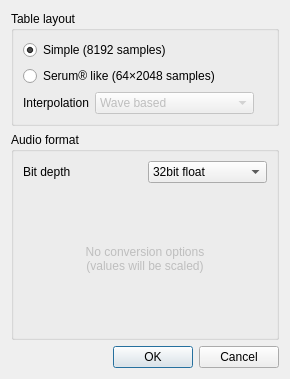
<?xml version="1.0" encoding="UTF-8"?>
<ui version="4.0">
 <class>Dialog</class>
 <widget class="QDialog" name="Dialog">
  <property name="geometry">
   <rect>
    <x>0</x>
    <y>0</y>
    <width>278</width>
    <height>379</height>
   </rect>
  </property>
  <property name="windowTitle">
   <string>Export to wave</string>
  </property>
  <layout class="QVBoxLayout" name="verticalLayout">
   <item>
    <widget class="QGroupBox" name="groupBox">
     <property name="title">
      <string>Table layout</string>
     </property>
     <layout class="QVBoxLayout" name="verticalLayout_2">
      <item>
       <widget class="QRadioButton" name="layoutSimple">
        <property name="text">
         <string>Simple (8192 samples)</string>
        </property>
        <property name="checked">
         <bool>true</bool>
        </property>
        <attribute name="buttonGroup">
         <string notr="true">layoutButtonGroup</string>
        </attribute>
       </widget>
      </item>
      <item>
       <widget class="QRadioButton" name="layoutSerum">
        <property name="text">
         <string>Serum® like (64×2048 samples)</string>
        </property>
        <attribute name="buttonGroup">
         <string notr="true">layoutButtonGroup</string>
        </attribute>
       </widget>
      </item>
      <item>
       <widget class="QWidget" name="serumWidget" native="true">
        <layout class="QHBoxLayout" name="horizontalLayout">
         <property name="margin">
          <number>0</number>
         </property>
         <item>
          <widget class="QLabel" name="label">
           <property name="sizePolicy">
            <sizepolicy hsizetype="Maximum" vsizetype="Preferred">
             <horstretch>0</horstretch>
             <verstretch>0</verstretch>
            </sizepolicy>
           </property>
           <property name="text">
            <string>Interpolation</string>
           </property>
          </widget>
         </item>
         <item>
          <widget class="QComboBox" name="serumCombo">
           <property name="enabled">
            <bool>false</bool>
           </property>
           <property name="currentIndex">
            <number>1</number>
           </property>
           <item>
            <property name="text">
             <string>None (repeated values)</string>
            </property>
            <property name="icon">
             <iconset theme="labplot-xy-smoothing-curve">
              <normaloff/>
             </iconset>
            </property>
           </item>
           <item>
            <property name="text">
             <string>Wave based</string>
            </property>
            <property name="icon">
             <iconset theme="labplot-xy-interpolation-curve">
              <normaloff/>
             </iconset>
            </property>
           </item>
           <item>
            <property name="text">
             <string>Table based</string>
            </property>
            <property name="icon">
             <iconset theme="labplot-xy-equation-curve">
              <normaloff/>
             </iconset>
            </property>
           </item>
          </widget>
         </item>
         <item>
          <widget class="QLabel" name="serumWhatLbl"/>
         </item>
        </layout>
       </widget>
      </item>
     </layout>
    </widget>
   </item>
   <item>
    <widget class="QGroupBox" name="groupBox_2">
     <property name="title">
      <string>Audio format</string>
     </property>
     <layout class="QGridLayout" name="gridLayout_2">
      <item row="0" column="0">
       <widget class="QLabel" name="label_2">
        <property name="text">
         <string>Bit depth</string>
        </property>
       </widget>
      </item>
      <item row="0" column="1">
       <widget class="QComboBox" name="bitCombo">
        <property name="currentIndex">
         <number>3</number>
        </property>
        <item>
         <property name="text">
          <string>16bit integer</string>
         </property>
        </item>
        <item>
         <property name="text">
          <string>24bit integer</string>
         </property>
        </item>
        <item>
         <property name="text">
          <string>32bit integer</string>
         </property>
        </item>
        <item>
         <property name="text">
          <string>32bit float</string>
         </property>
        </item>
       </widget>
      </item>
      <item row="4" column="0" colspan="2">
       <widget class="QStackedWidget" name="stackedWidget">
        <property name="currentIndex">
         <number>2</number>
        </property>
        <widget class="QWidget" name="s16i">
         <layout class="QGridLayout" name="gridLayout_3">
          <item row="2" column="0">
           <widget class="QRadioButton" name="s16iRound">
            <property name="text">
             <string>Round</string>
            </property>
            <property name="checked">
             <bool>true</bool>
            </property>
            <attribute name="buttonGroup">
             <string notr="true">s16iButtonGroup</string>
            </attribute>
           </widget>
          </item>
          <item row="3" column="0">
           <widget class="QRadioButton" name="s16iDecimateMax">
            <property name="text">
             <string>Decimate max</string>
            </property>
            <attribute name="buttonGroup">
             <string notr="true">s16iButtonGroup</string>
            </attribute>
           </widget>
          </item>
          <item row="3" column="1">
           <widget class="QLabel" name="clipLbl">
            <property name="enabled">
             <bool>false</bool>
            </property>
            <property name="text">
             <string>(no clipping detected)</string>
            </property>
           </widget>
          </item>
          <item row="4" column="0">
           <spacer name="verticalSpacer_4">
            <property name="orientation">
             <enum>Qt::Vertical</enum>
            </property>
            <property name="sizeHint" stdset="0">
             <size>
              <width>20</width>
              <height>0</height>
             </size>
            </property>
           </spacer>
          </item>
          <item row="0" column="0" colspan="2">
           <widget class="Line" name="line_2">
            <property name="orientation">
             <enum>Qt::Horizontal</enum>
            </property>
           </widget>
          </item>
          <item row="1" column="0" colspan="2">
           <widget class="QLabel" name="label_3">
            <property name="text">
             <string>Value conversion</string>
            </property>
            <property name="alignment">
             <set>Qt::AlignCenter</set>
            </property>
           </widget>
          </item>
         </layout>
        </widget>
        <widget class="QWidget" name="s24i">
         <layout class="QVBoxLayout" name="verticalLayout_3">
          <item>
           <widget class="Line" name="line">
            <property name="orientation">
             <enum>Qt::Horizontal</enum>
            </property>
           </widget>
          </item>
          <item>
           <widget class="QLabel" name="label_4">
            <property name="text">
             <string>Value conversion</string>
            </property>
            <property name="alignment">
             <set>Qt::AlignCenter</set>
            </property>
           </widget>
          </item>
          <item>
           <widget class="QRadioButton" name="s24iRound">
            <property name="text">
             <string>Round up</string>
            </property>
            <property name="checked">
             <bool>true</bool>
            </property>
            <attribute name="buttonGroup">
             <string notr="true">s24iButtonGroup</string>
            </attribute>
           </widget>
          </item>
          <item>
           <widget class="QRadioButton" name="s24iKeep">
            <property name="text">
             <string>Original values</string>
            </property>
            <attribute name="buttonGroup">
             <string notr="true">s24iButtonGroup</string>
            </attribute>
           </widget>
          </item>
          <item>
           <spacer name="verticalSpacer_3">
            <property name="orientation">
             <enum>Qt::Vertical</enum>
            </property>
            <property name="sizeHint" stdset="0">
             <size>
              <width>20</width>
              <height>40</height>
             </size>
            </property>
           </spacer>
          </item>
         </layout>
        </widget>
        <widget class="QWidget" name="s32page">
         <layout class="QVBoxLayout" name="verticalLayout_4">
          <item>
           <widget class="QLabel" name="label_5">
            <property name="enabled">
             <bool>false</bool>
            </property>
            <property name="text">
             <string>No conversion options
(values will be scaled)</string>
            </property>
            <property name="alignment">
             <set>Qt::AlignCenter</set>
            </property>
           </widget>
          </item>
         </layout>
        </widget>
       </widget>
      </item>
     </layout>
    </widget>
   </item>
   <item>
    <widget class="QDialogButtonBox" name="buttonBox">
     <property name="orientation">
      <enum>Qt::Horizontal</enum>
     </property>
     <property name="standardButtons">
      <set>QDialogButtonBox::Cancel|QDialogButtonBox::Ok</set>
     </property>
    </widget>
   </item>
  </layout>
 </widget>
 <resources/>
 <connections>
  <connection>
   <sender>buttonBox</sender>
   <signal>accepted()</signal>
   <receiver>Dialog</receiver>
   <slot>accept()</slot>
   <hints>
    <hint type="sourcelabel">
     <x>244</x>
     <y>341</y>
    </hint>
    <hint type="destinationlabel">
     <x>157</x>
     <y>274</y>
    </hint>
   </hints>
  </connection>
  <connection>
   <sender>buttonBox</sender>
   <signal>rejected()</signal>
   <receiver>Dialog</receiver>
   <slot>reject()</slot>
   <hints>
    <hint type="sourcelabel">
     <x>259</x>
     <y>341</y>
    </hint>
    <hint type="destinationlabel">
     <x>265</x>
     <y>274</y>
    </hint>
   </hints>
  </connection>
  <connection>
   <sender>bitCombo</sender>
   <signal>currentIndexChanged(int)</signal>
   <receiver>stackedWidget</receiver>
   <slot>setCurrentIndex(int)</slot>
   <hints>
    <hint type="sourcelabel">
     <x>200</x>
     <y>173</y>
    </hint>
    <hint type="destinationlabel">
     <x>207</x>
     <y>243</y>
    </hint>
   </hints>
  </connection>
  <connection>
   <sender>layoutSerum</sender>
   <signal>toggled(bool)</signal>
   <receiver>serumCombo</receiver>
   <slot>setEnabled(bool)</slot>
   <hints>
    <hint type="sourcelabel">
     <x>134</x>
     <y>69</y>
    </hint>
    <hint type="destinationlabel">
     <x>143</x>
     <y>102</y>
    </hint>
   </hints>
  </connection>
 </connections>
 <buttongroups>
  <buttongroup name="layoutButtonGroup"/>
  <buttongroup name="s16iButtonGroup"/>
  <buttongroup name="s24iButtonGroup"/>
 </buttongroups>
</ui>
